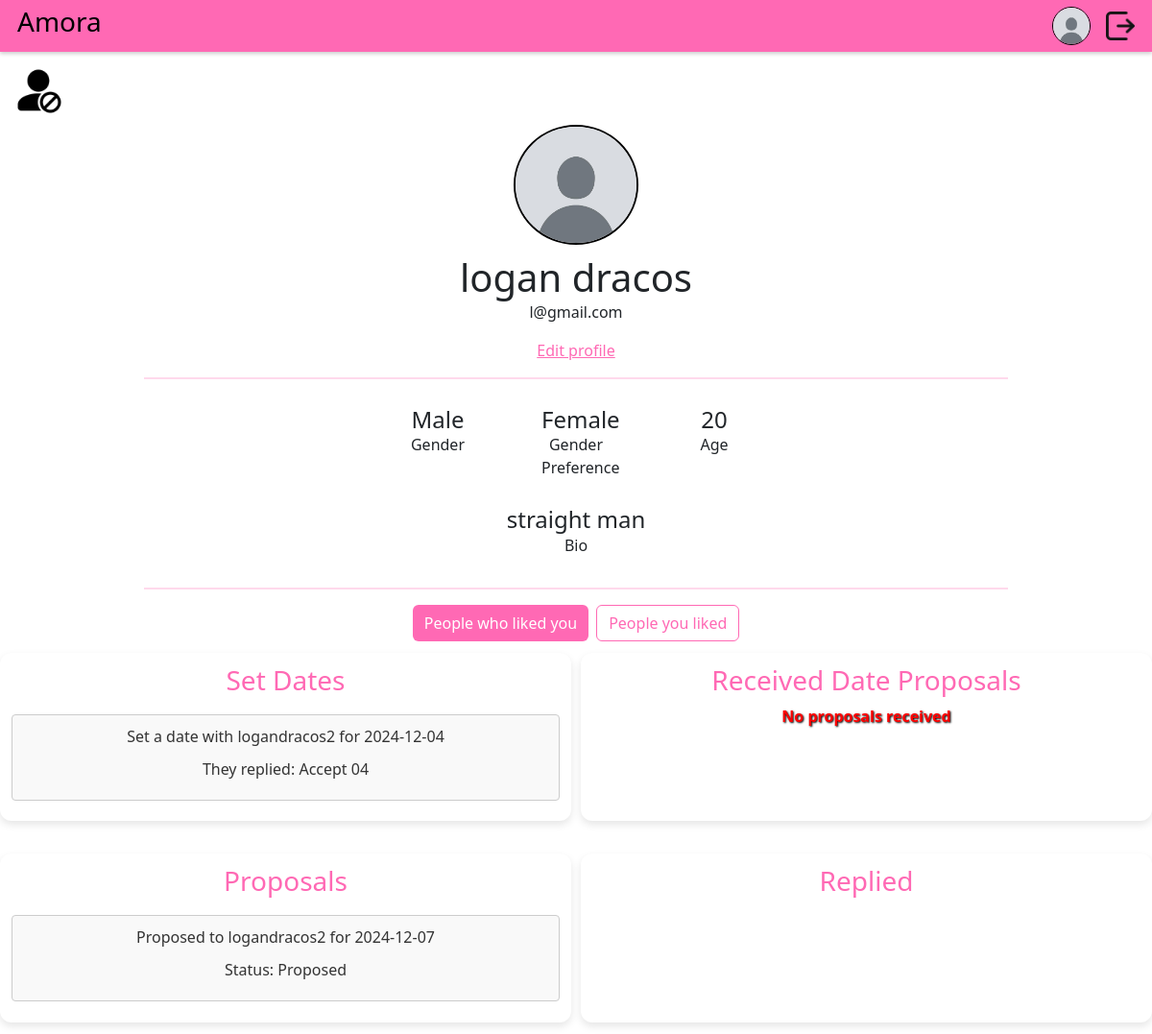
Screenshot of /profile/11 (signed in) with the database file from the repository.
### DatingApp/model.py (models this page shows)
class Profile(db.Model):
    id: Mapped[int] = mapped_column(primary_key=True)
    user_id: Mapped[int] = mapped_column(ForeignKey("user.id"), unique=True)
    user: Mapped["User"] = relationship(
        back_populates="profile",
        single_parent=True,
    )
    fullname: Mapped[str] = mapped_column(String(128))
    bio: Mapped[Optional[str]] = mapped_column(Text)
    instagram_username: Mapped[Optional[str]] = mapped_column(String(64))
    birth_year: Mapped[Optional[int]] = mapped_column(Integer)
    age_minimum: Mapped[Optional[int]] = mapped_column(Integer)
    age_maximum: Mapped[Optional[int]] = mapped_column(Integer)
    gender: Mapped[Optional[str]] = mapped_column(String(16))
    genderPreference: Mapped[Optional[str]] = mapped_column(String(16))
    photo_id: Mapped[Optional[int]] = mapped_column(ForeignKey("photo.id"))
    photo: Mapped[Optional["Photo"]] = relationship(back_populates="profile")

class User(flask_login.UserMixin, db.Model):
    id: Mapped[int] = mapped_column(primary_key=True)
    email: Mapped[str] = mapped_column(String(128), unique=True)
    username: Mapped[str] = mapped_column(String(64))
    password: Mapped[str] = mapped_column(String(256))
    profile: Mapped["Profile"] = relationship(back_populates="user")
    liking: Mapped[List["User"]] = relationship(
        secondary=LikingAssociation.__table__,
        primaryjoin=LikingAssociation.liker_id == id,
        secondaryjoin=LikingAssociation.liked_id == id,
        back_populates="likers",
    )
    likers: Mapped[List["User"]] = relationship(
        secondary=LikingAssociation.__table__,
        primaryjoin=LikingAssociation.liked_id == id,
        secondaryjoin=LikingAssociation.liker_id == id,
        back_populates="liking",
    )
    blocking: Mapped[List["User"]] = relationship(
        secondary=BlockingAssociation.__table__,
        primaryjoin=BlockingAssociation.blocker_id == id,
        secondaryjoin=BlockingAssociation.blocked_id == id,
        back_populates="blockers",
    )
    blockers: Mapped[List["User"]] = relationship(
        secondary=BlockingAssociation.__table__,
        primaryjoin=BlockingAssociation.blocked_id == id,
        secondaryjoin=BlockingAssociation.blocker_id == id,
        back_populates="blocking",
    )
    sent_proposals: Mapped[List["DateProposal"]] = relationship(
        back_populates="proposer", foreign_keys="DateProposal.proposer_id"
    )
    received_proposals: Mapped[List["DateProposal"]] = relationship(
        back_populates="recipient", foreign_keys="DateProposal.recipient_id"
    )

class DateProposal(db.Model):
    id: Mapped[int] = mapped_column(primary_key=True)
    proposer_id: Mapped[int] = mapped_column(ForeignKey("user.id"))
    proposer: Mapped["User"] = relationship(
        foreign_keys=[proposer_id], back_populates="sent_proposals"
    )
    recipient_id: Mapped[int] = mapped_column(ForeignKey("user.id"))
    recipient: Mapped["User"] = relationship(
        foreign_keys=[recipient_id], back_populates="received_proposals"
    )
    created_time: Mapped[datetime.datetime] = mapped_column(DateTime(timezone=True))
    response_time: Mapped[datetime.datetime] = mapped_column(DateTime(timezone=True), nullable=True)
    proposed_day: Mapped[datetime.datetime] = mapped_column(DateTime(timezone=True))
    restaurant_type: Mapped[Optional[Restaurant]] = mapped_column(String(16))
    status: Mapped[ProposalStatus] = mapped_column(String(16))
    proposingMessage: Mapped[Optional[str]] = mapped_column(Text, nullable=True)
    replyMessage: Mapped[Optional[str]] = mapped_column(Text, nullable=True)

### DatingApp/main.py (the view)
@bp.route("/profile/<int:user_id>")
@flask_login.login_required
def profile(user_id):
    curUser = flask_login.current_user
    user = db.session.get(model.User, user_id)
    if curUser.id == user.id:
        like_button = None
    elif user in curUser.liking:
        like_button = "unlike"
    else:
        like_button = "like"
    if curUser.id == user.id:
        block_button = None
    elif user in curUser.blocking:
        block_button = "unblock"
    else:
        block_button = "block"
    received_proposals = (
        DateProposal.query.filter(
            DateProposal.recipient_id == user.id,
            DateProposal.created_time >= datetime.now() - timedelta(days=10)
        ).all()
        if curUser.id == user.id else []
    )
    sent_proposals = DateProposal.query.filter_by(proposer_id=curUser.id).all()
    set_dates = DateProposal.query.filter(
        db.or_(
            DateProposal.recipient_id == user.id,
            DateProposal.proposer_id == user.id
        ),
        DateProposal.status == model.ProposalStatus.accepted.value
    ).all()
    current_year = datetime.now().year
    return render_template("main/profile.html", user=user, curUser=curUser, like_button=like_button, block_button=block_button,
                           current_year=current_year, received_proposals=received_proposals,
                           sent_proposals=sent_proposals, set_dates=set_dates)

### DatingApp/__init__.py (called while the page is built)
def create_app(test_config=None):
    app = Flask(__name__)
    app.config["SECRET_KEY"] = "93220d9b340cf9a6c39bac99cce7daf220167498f91fa"
    app.config["SQLALCHEMY_DATABASE_URI"] = "sqlite:///DatingApp.db"
    login_manager = LoginManager()
    login_manager.login_view = 'auth.login'
    login_manager.init_app(app)
    from . import model
    @login_manager.user_loader
    def load_user(user_id):
        return db.session.get(model.User, int(user_id))
    db.init_app(app)
    from . import main
    from . import auth
    app.register_blueprint(main.bp)
    app.register_blueprint(auth.bp)
    return app

### DatingApp/templates/main/profile.html (shortened to what this page needs)
{% extends 'base.html' %}
{% block content %}
<div class="mt-3 ms-3" style="display: flex; justify-content: flex-start">
    <button id="blockedBtn" style="background: none; border: none; padding: 0; cursor: pointer;">
        <img src="{{ url_for('static', filename='blockedUsers.png') }}" alt="Blocked photo" style="width: 50px; height: 50px;">
    </button>
</div>
<div class="profileContainer">
    <div class="pfp">
        {% if user.profile.photo %}
            <img src="{{ url_for('static', filename='photos/photo-' ~ user.profile.photo.id ~ '.' ~ user.profile.photo.file_extension) }}" alt="Profile photo">
        {% else %}
            <img src="{{ url_for('static', filename='photos/defaultPfp.jpg') }}" alt="Default profile photo">
        {% endif %}
    </div>
    <h1 style="margin-bottom: 0px">{{user.profile.fullname}}</h1>
    <p style="margin-top: 0px">{{user.email}}</p>
    {% if current_user.id == user.id %}
        <a href="{{ url_for('main.editProfile') }}" style="color: #ff69b4" class="button">Edit profile</a>
    {% endif %}
    <hr style="border: 1px solid ; color:#ff69b4; width: 75%">
    <div class="profileElements">
            <div style="display: flex; flex-direction: column; text-align: center; width: 20%">
                <h4 style="margin-bottom: 0; text-align: center">
                    {%if user.profile.gender== "male" %} Male
                    {%else%} Female
                    {%endif%}
                </h4>
                <p>Gender</p>
            </div>
        <div style="display: flex; flex-direction: column; text-align: center; width: 20%">
            <h4 style="margin-bottom: 0; text-align: center">
                {%if user.profile.genderPreference== "male" %} Male
                    {%else%} Female
                    {%endif%}
            </h4>
            <p>
                Gender Preference
            </p>
        </div>
        <div style="display: flex; flex-direction: column; text-align: center; width: 20%">
            <h4 style="margin-bottom: 0; text-align: center">{{ current_year - user.profile.birth_year }}</h4>
            <p>
                Age
            </p>
        </div>
    </div>
    <div style="display: flex; flex-direction: column; width: 75%">
        <h4 style="margin-bottom: 0; word-break: break-word; text-align: center">{{user.profile.bio}}</h4>
        <p style="text-align: center">Bio</p>
    </div>
    <hr style="border: 1px solid ; color:#ff69b4; width: 75%">
</div>
{% if user.id == current_user.id %}
    <div style="display: flex; justify-content: center">
        <button id="likersBtn" class="btn btn-primary me-2" style="background-color: #ff69b4; border: none">People who liked you</button>
        <button id="likedBtn" class="btn btn-outline-primary">People you liked</button>
    </div>
    <div class = "proposal-wrapper">
        <div class = "proposal-section">
            <h3> Set Dates</h3>
            {% for date in set_dates %}
                <div class="proposal">
                    {% if date.proposer.id == current_user.id %}
                        <p>Set a date with {{ date.recipient.username }} for {{ date.proposed_day.strftime('%Y-%m-%d') }}</p>
                        {% if date.replyMessage %}
                            <p>They replied: {{ date.replyMessage }}</p>
                        {% endif %}
                    {% endif %}
                </div>
            {% endfor %}
        </div>
        <div class = "proposal-section">
            <h3>Received Date Proposals</h3>
            {% if not received_proposals %}
                <p style="font-size: 1em; color: red; text-align: center; font-weight: bold; text-shadow: 1px 1px 2px #000000;">No proposals received</p>
            {% endif %}
        </div>
        <div class="proposal-section">
            <h3>Proposals</h3>
            {% for proposal in sent_proposals %}
                {% if proposal.status == '0' or proposal.status == '3'%}
                    <div class="proposal">
                        <p>Proposed to {{ proposal.recipient.username }} for {{ proposal.proposed_day.strftime('%Y-%m-%d') }}</p>
                        <p>Status: Proposed</p>
                    </div>
                {% endif %}
            {% endfor %}
        </div>
        <div class="proposal-section">
            <h3>Replied</h3>
        </div>
    </div>
{% endif %}
{% endblock %}

### DatingApp/static/DatingApp.css (style rules this page uses)
body { background: #f2f3f5; }
.profileContainer { display: flex; align-items: center; flex-direction: column; }
.profileElements { display: flex; flex-direction: row; justify-content: space-between; width: 30%; margin: 1% 1%; }
.pfp { display: flex; justify-content: center; align-items: center; margin: 10px; width: 130px; height: 125px; }
.pfp img { border-radius: 50%; width: 100%; height: 100%; object-fit: cover; border: 2px solid #000; }
.proposal { display: flex; flex-direction: column; margin: 10px 0; padding: 10px; border: 1px solid #ccc; border-radius: 4px; background-color: #f9f9f9; min-width: 100%; align-items: center; }
.proposal p { margin: 0 0 10px 0; color: #333; text-align: center; }
.proposal-wrapper { display: grid; grid-template-columns: repeat(2, 1fr); gap: 10px; }
.proposal-wrapper h3 { color: #ff69b4; text-align: center; }
.proposal-section { display: flex; flex-direction: column; width: 100%; margin: 2% auto; padding: 2%; background-color: white; border-radius: 12px; box-shadow: 0 4px 8px rgba(0, 0, 0, 0.1); align-items: center; }
.proposal-section .proposal p { margin: 0 0 10px 0; color: #333; }
#likedBtn { color: #ff69b4; cursor: pointer; border-color: #ff69b4; }

### rows the page displays
Profile: profile.fullname "logan dracos", current_year-user.profile.birth_year "20", profile.bio "straight man"
User: email "l@gmail.com"
DateProposal: recipient.username "logandracos2", proposed_day "2024-12-04", replyMessage "Accept 04"
DateProposal: recipient.username "logandracos2", proposed_day "2024-12-07"
